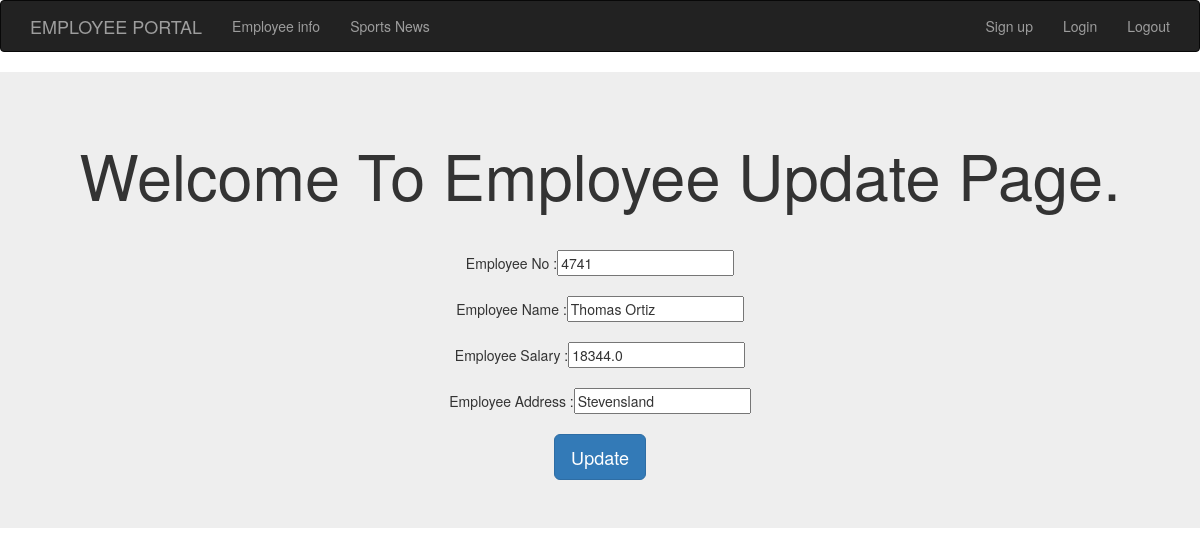
The app's page /update/5/ with its own data.
### webapp/models.py (models this page shows)
class Employee(models.Model):
    eno = models.IntegerField()
    ename = models.CharField(max_length=64)
    esal = models.FloatField()
    eaddr = models.CharField(max_length= 256)

### webapp/views.py (the view)
# urls.py: path('update/<int:id>/', views.update_view),
def update_view(request, id):
    employee = Employee.objects.get(id=id)
    if request.method =='POST':
        form = InsertForm(request.POST, instance=employee)
        if form.is_valid():
            form.save(commit=True)
            return redirect('/info')
    return render(request, 'myapp/update.html', {'emp':employee})

### templates/myapp/update.html (shortened to what this page needs)
<!DOCTYPE html>
{% extends 'myapp/base.html'%}
{% block body_block %}
<div class="jumbotron">
  <div class="container" align="center">
    <h1>Welcome To Employee Update Page.</h1><hr>
    <form method="post">
       Employee No :<input type="text" name="eno" value="{{emp.eno}}"><br><br>
       Employee Name :<input type="text" name="ename" value="{{emp.ename}}"><br><br>
       Employee Salary :<input type="text" name="esal" value="{{emp.esal}}"><br><br>
       Employee Address :<input type="text" name="eaddr" value="{{emp.eaddr}}"><br><br>
      <button type="submit" class="btn btn-primary btn-lg" name="button">Update</button>
    </form>
  </div>
</div>
{% endblock%}

### records on screen
Employee: eno "4741", ename "Thomas Ortiz", esal "18344.0", eaddr "Stevensland"
